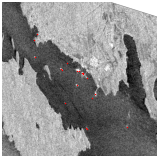
#> input picture workshop/img/sar_case.png, 159 x 158 px
$ python -i detector.py   (imports and definitions only)
#> lines starting #> are read from the running program, lines starting #| are printed output that depends on the picture; after the words box and inside, x2 and y2 are one past the last pixel; in counts of white or black regions, pixels touching at a corner belong together
"""CFAR vessel detector for Sentinel-1 VV imagery."""

import numpy as np
from scipy.ndimage import uniform_filter, label
from scipy.special import erfinv


def cfar_detector(image_db, guard=5, background=15, pfa=1e-4):
    """CFAR detector on a dB SAR image. Returns (detection mask, threshold surface).

    Each pixel is compared to the mean and std of a ring around it (the background
    window minus a guard window), and flagged if it exceeds the threshold set by pfa.
    """
#> called with guard = 5, background = 15, pfa = 0.0001
    guard_size = 2 * guard + 1
    bg_size = 2 * (guard + background) + 1

    img = image_db.astype(np.float64)
    bg_mean = uniform_filter(img, size=bg_size)
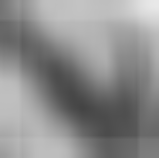
#> bg_mean: shape (158, 159) float64; min 68.05, max 233, mean 140.9
    bg_sq_mean = uniform_filter(img ** 2, size=bg_size)
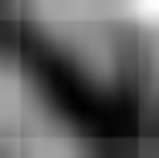
#> bg_sq_mean: shape (158, 159) float64; min 4942.5, max 55384.5, mean 23572.2; drawn with min black and max white
    guard_mean = uniform_filter(img, size=guard_size)
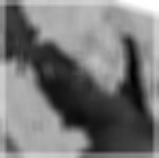
#> guard_mean: shape (158, 159) float64; min 40.9, max 255, mean 140.9; drawn with min black and max white
    guard_sq_mean = uniform_filter(img ** 2, size=guard_size)
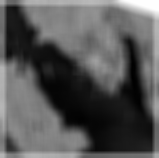
#> guard_sq_mean: shape (158, 159) float64; min 1994, max 65025, mean 23572.2; drawn with min black and max white

    n_bg = bg_size ** 2
    n_guard = guard_size ** 2
    n_ring = n_bg - n_guard

    ring_mean = (bg_mean * n_bg - guard_mean * n_guard) / n_ring
    ring_sq = (bg_sq_mean * n_bg - guard_sq_mean * n_guard) / n_ring
    ring_std = np.sqrt(np.maximum(ring_sq - ring_mean ** 2, 1e-10))
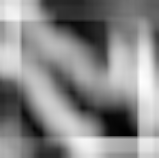
#> ring_std: shape (158, 159) float64; min 11.77, max 73.85, mean 44.8; drawn with min black and max white

    threshold = ring_mean + np.sqrt(2) * erfinv(1 - 2 * pfa) * ring_std
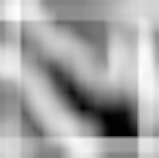
#> threshold: shape (158, 159) float64; min 127.1, max 406.6, mean 307.6; drawn with min black and max white
    return image_db > threshold, threshold


def to_db(arr):
    arr = arr.astype(np.float32)
    return np.where(arr > 0, 10 * np.log10(arr), np.nan)


def detect(image_db, water_mask=None, pfa=1e-4, guard=5, background=15,
           min_pixels=3, max_pixels=500):
    """Full CFAR detection on a dB chip.

    The whole detector in one call: CFAR threshold, drop NaNs and land, then a
    size filter. Returns a list of (row, col, size_pixels), one per vessel
    candidate. This is what the registered CFAR model wraps; all the knobs that
    move the false-alarm rate (pfa and the size bounds) are arguments here.
    """
    filled = np.nan_to_num(image_db, nan=np.nanmedian(image_db))
    mask, _ = cfar_detector(filled, guard=guard, background=background, pfa=pfa)
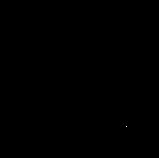
#> mask: shape (158, 159) bool; 0% white in thin lines or dots, all inside (x1, y1, x2, y2) = (126, 126, 127, 127)
    mask = mask & ~np.isnan(image_db)

    if water_mask is not None:
        from skimage.transform import resize
        wm = resize(water_mask.astype(float), image_db.shape, order=0,
                    preserve_range=True) > 0.5
        mask = mask & wm

    labeled, n = label(mask)
#> n = 1
    if n == 0:
        return []
    sizes = np.bincount(labeled.ravel())
#> sizes = [25121, 1]
    dets = []
    for i in range(1, n + 1):
        size = int(sizes[i])
        if min_pixels <= size <= max_pixels:
            ys, xs = np.where(labeled == i)
            dets.append((float(ys.mean()), float(xs.mean()), size))
#> this loop made 1 pass
#> size on pass 1: 1
#> after the loop, dets = []
    return dets

>>> import cv2
>>> picture = cv2.imread('../workshop/img/sar_case.png', cv2.IMREAD_GRAYSCALE)
>>> result = detect(picture)
#> result = []

$ run again, on workshop/img/sar_title.png
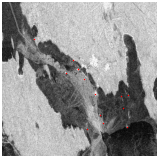
#> input picture workshop/img/sar_title.png, 159 x 158 px
#> in cfar_detector, `ring_std = np.sqrt(np.maximum(ring_sq - ring_mean ** 2, 1e-10))`:
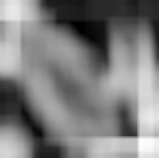
#> ring_std: shape (158, 159) float64; min 8.62, max 88.14, mean 47.7; drawn with min black and max white
#> in cfar_detector, `threshold = ring_mean + np.sqrt(2) * erfinv(1 - 2 * pfa) * ring_std`:
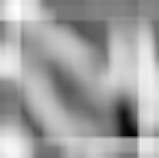
#> threshold: shape (158, 159) float64; min 128.6, max 441.3, mean 327.4; drawn with min black and max white
#> mask: shape (158, 159) bool; every value is 0
#> labeled: shape (158, 159) int32; every value is 0
#> n = 0
#> result = []
